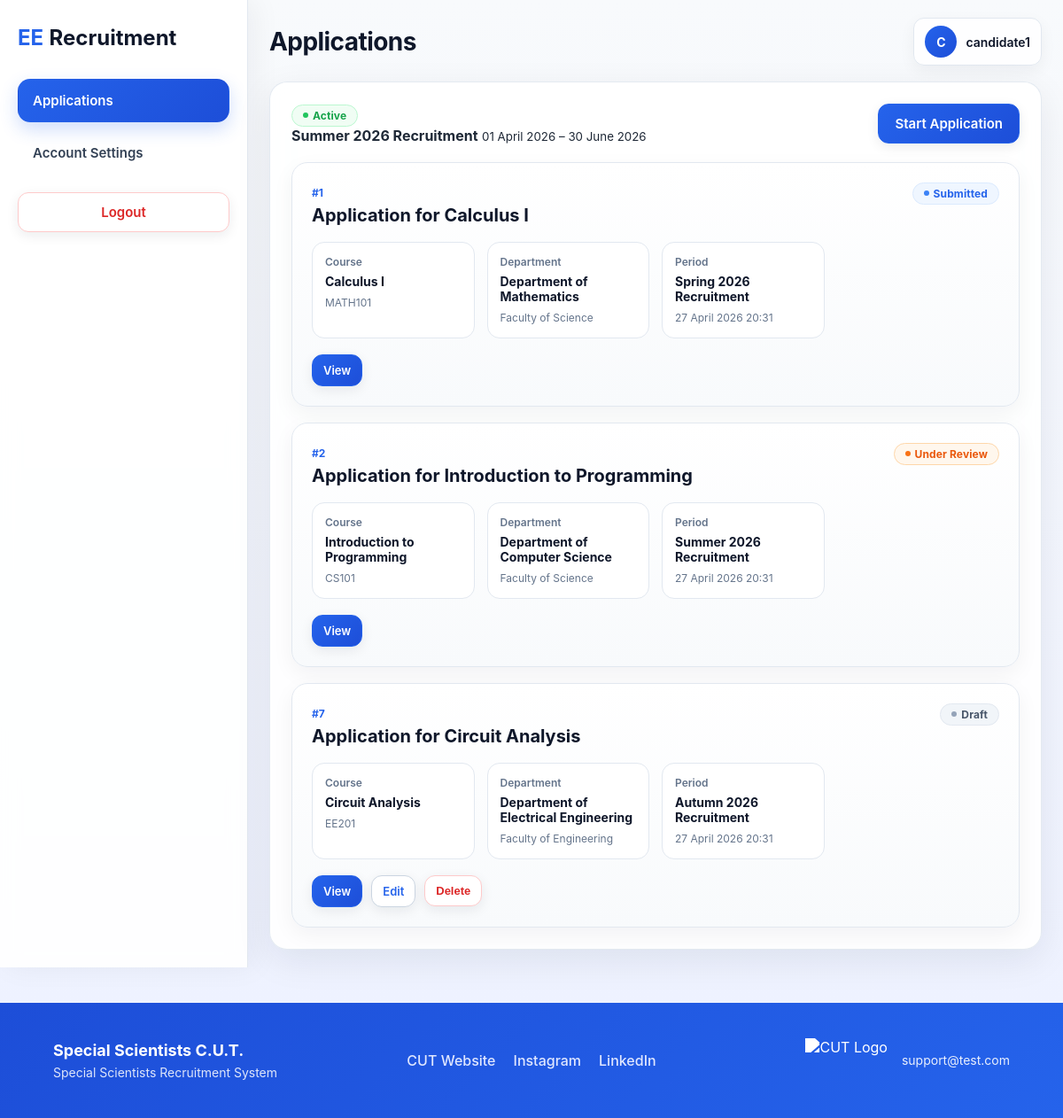
Page /modules/list.php (signed in) on the committed database.
### tables this page shows
CREATE TABLE recruitment_periods (
                                     id            INT AUTO_INCREMENT PRIMARY KEY,
                                     title         VARCHAR(100) NOT NULL,
                                     start_date    DATE NOT NULL,
                                     end_date      DATE NOT NULL,
                                     is_active     TINYINT(1) NOT NULL DEFAULT 1
);

CREATE TABLE applications (
    id                  INT AUTO_INCREMENT PRIMARY KEY,
    user_id             INT NOT NULL,
    course_id           INT NOT NULL,
    period_id           INT NOT NULL,

    title               VARCHAR(150) NOT NULL,
    status              ENUM('draft', 'submitted', 'under_review', 'approved', 'rejected') NOT NULL DEFAULT 'draft',

    cover_letter        TEXT NULL,
    qualifications      TEXT NULL,

    cv_file_path        VARCHAR(255) NULL,
    cv_original_name    VARCHAR(255) NULL,

    created_at          TIMESTAMP DEFAULT CURRENT_TIMESTAMP,
    updated_at          TIMESTAMP DEFAULT CURRENT_TIMESTAMP ON UPDATE CURRENT_TIMESTAMP,

    FOREIGN KEY (user_id) REFERENCES users(id) ON DELETE CASCADE,
    FOREIGN KEY (course_id) REFERENCES courses(id) ON DELETE CASCADE,
    FOREIGN KEY (period_id) REFERENCES recruitment_periods(id) ON DELETE CASCADE
);

CREATE TABLE courses (
                         id            INT AUTO_INCREMENT PRIMARY KEY,
                         department_id INT NOT NULL,
                         name          VARCHAR(150) NOT NULL,
                         code          VARCHAR(50),
                         FOREIGN KEY (department_id) REFERENCES departments(id) ON DELETE CASCADE
);

CREATE TABLE departments (
                             id            INT AUTO_INCREMENT PRIMARY KEY,
                             faculty_id    INT NOT NULL,
                             name          VARCHAR(100) NOT NULL,
                             FOREIGN KEY (faculty_id) REFERENCES faculties(id) ON DELETE CASCADE
);

CREATE TABLE faculties (
                           id            INT AUTO_INCREMENT PRIMARY KEY,
                           name          VARCHAR(100) NOT NULL UNIQUE
);

### modules/list.php (the view, shortened to what the rows shown need)
<?php
require_once __DIR__ . '/../includes/db.php';
require_once __DIR__ . '/../includes/crud/applications_crud.php';
require_once __DIR__ . '/../includes/crud/recruitment_periods_crud.php';
require_once __DIR__ . '/../includes/crud/system_settings_crud.php';
require_once __DIR__ . '/../utils/status_utils.php';
require_once __DIR__ . '/../utils/time_utils.php';
$userId = (int) $_SESSION['user_id'];
$userRole = $_SESSION['role'] ?? 'candidate';
$isCandidate = $userRole === 'candidate';
$isEvaluator = $userRole === 'evaluator';
$action = $_GET['action'] ?? 'list';
$editApplication = null;
try {
    $settings = array_merge(
            ['applications_open' => '0'],
            getSystemSettingsMap($pdo)
    );
} catch (Throwable $e) {
    $settings = ['applications_open' => '0'];
}
$activePeriod = getCurrentRecruitmentPeriod($pdo);
$systemApplicationsOpen = ($settings['applications_open'] ?? '0') === '1';
$applicationsOpen = $systemApplicationsOpen && $activePeriod;
$courses = getCoursesForApplicationForm($pdo);
if ($isCandidate) {
    $applications = getApplicationsByUserId($pdo, $userId);
} elseif ($isEvaluator) {
    $applications = getApplicationsForEvaluator($pdo, $userId);
} else {
    $applications = getAllApplications($pdo);
}
$qualificationValues = [''];
?>
<!DOCTYPE html>
<html lang="en">
<head>
    <link rel="stylesheet" href="../assets/css/style.css">
    <link rel="stylesheet" href="../assets/css/list.css?v=<?= filemtime(__DIR__ . '/../assets/css/list.css'); ?>">
    <link rel="stylesheet" href="../assets/css/admin.css">
    <link rel="stylesheet" href="../assets/css/dashboard.css?v=<?= filemtime(__DIR__ . '/../assets/css/dashboard.css'); ?>">
</head>
<body>
<div class="list-layout">
    <main class="list-content">
        <div class="page-shell">
            <?php require_once __DIR__ . '/../includes/protected_topbar.php'; ?>
            <section class="page-card list-card">
                <?php if ($isCandidate): ?>
                    <div class="list-header">
                        <div class="period-display">
                            <?php if ($activePeriod): ?>
                                <span class="status-pill status-approved">Active</span>
                                <div>
                                    <strong><?= htmlspecialchars($activePeriod['title']); ?></strong>
                                    <small><?= htmlspecialchars(formatDate($activePeriod['start_date'])); ?> – <?= htmlspecialchars(formatDate($activePeriod['end_date'])); ?></small>
                                </div>
                            <?php endif; ?>
                        </div>
                    </div>
                <?php else: ?>
                    <div class="list-header"></div>
                <?php endif; ?>
                <?php if ($isCandidate && (($action === 'create' || ($action === 'edit' && $editApplication)) && $applicationsOpen)): ?>
                    <section class="search-card">
                        <form
                                method="POST"
                                enctype="multipart/form-data"
                                action="<?= $action === 'edit' ? 'list.php?action=edit&id=' . (int) $editApplication['id'] : 'list.php?action=create'; ?>"
                                class="admin-form js-validate-form"
                                novalidate
                        >
                            <?php if ($action === 'edit'): ?>
                                <input type="hidden" name="id" value="<?= (int) $editApplication['id']; ?>">
                            <?php endif; ?>
                            <div class="form-group full-width">
                                <label for="title">Application Title</label>
                                <input
                                        type="text"
                                        id="title"
                                        name="title"
                                        value="<?= htmlspecialchars($action === 'edit' ? ($editApplication['title'] ?? '') : ($_POST['title'] ?? '')); ?>"
                                        required
                                >
                            </div>
                            <div class="form-group full-width">
                                <label for="course_id">Course</label>
                                <?php $selectedCourse = $action === 'edit' ? ($editApplication['course_id'] ?? '') : ($_POST['course_id'] ?? ''); ?>
                                <select id="course_id" name="course_id" class="admin-select" required>
                                    <option value="">Select course</option>
                                    <?php foreach ($courses as $course): ?>
                                        <option
                                                value="<?= (int) $course['id']; ?>"
                                                <?= (string) $selectedCourse === (string) $course['id'] ? 'selected' : ''; ?>
                                        >
                                            <?= htmlspecialchars($course['faculty_name'] . ' – ' . $course['department_name'] . ' – ' . $course['course_name']); ?>
                                        </option>
                                    <?php endforeach; ?>
                                </select>
                            </div>
                            <div class="form-group full-width">
                                <label for="cover_letter">Cover Letter</label>
                                <textarea
                                        id="cover_letter"
                                        name="cover_letter"
                                        class="cover-letter-box"
                                ><?= htmlspecialchars($action === 'edit' ? ($editApplication['cover_letter'] ?? '') : ($_POST['cover_letter'] ?? '')); ?></textarea>
                            </div>
                            <div class="form-group full-width">
                                <label>Qualifications</label>
                                <div id="qualification-builder" class="qualification-builder">
                                    <?php foreach ($qualificationValues as $qualification): ?>
                                        <div class="qualification-row">
                                            <input
                                                    type="text"
                                                    name="qualifications[]"
                                                    value="<?= htmlspecialchars($qualification); ?>"
                                                    placeholder="Enter qualification"
                                            >
                                            <div class="qualification-actions">
                                                <button type="button" class="qualification-add-btn">+</button>
                                                <button type="button" class="qualification-remove-btn">−</button>
                                            </div>
                                        </div>
                                    <?php endforeach; ?>
                                </div>
                            </div>
                            <div class="form-group full-width">
                                <label for="cv_file">CV (PDF)</label>
                                <input type="file" id="cv_file" name="cv_file" accept="application/pdf">
                                <?php if ($action === 'edit' && !empty($editApplication['cv_file_path'])): ?>
                                    <small>
                                        Current CV:
                                        <a href="<?= htmlspecialchars($editApplication['cv_file_path']); ?>" target="_blank">
                                            <?= htmlspecialchars($editApplication['cv_original_name'] ?? 'View CV'); ?>
                                        </a>
                                    </small>
                                <?php endif; ?>
                            </div>
                            <div class="form-actions">
                                <button
                                        type="submit"
                                        name="<?= $action === 'edit' ? 'update_application' : 'save_application'; ?>"
                                        value="1"
                                        class="btn btn-secondary"
                                        onclick="this.form.submit_type.value='draft'"
                                >Save Draft</button>
                                <button
                                        type="submit"
                                        name="<?= $action === 'edit' ? 'update_application' : 'save_application'; ?>"
                                        value="1"
                                        class="btn btn-primary"
                                        onclick="this.form.submit_type.value='submit'"
                                >Submit for Review</button>
                                <input type="hidden" name="submit_type" value="draft">
                                <a href="list.php" class="btn btn-secondary">Cancel</a>
                            </div>
                        </form>
                    </section>
                <?php else: ?>
                    <div class="applications-grid">
                        <?php if (empty($applications)): ?>
                            <div class="empty-state">No applications found.</div>
                        <?php else: ?>
                            <?php foreach ($applications as $application): ?>
                                <article class="application-admin-card">
                                    <div class="application-admin-head">
                                        <div>
                                            <span class="application-admin-id">#<?= (int) $application['id']; ?></span>
                                            <h3><?= htmlspecialchars($application['title']); ?></h3>
                                        </div>
                                        <span class="status-pill <?= getStatusCssClass($application['status']); ?>">
                                            <?= htmlspecialchars(getStatusLabel($application['status'])); ?>
                                        </span>
                                    </div>
                                    <div class="application-admin-meta">
                                        <div>
                                            <span>Course</span>
                                            <strong><?= htmlspecialchars($application['course_name'] ?? 'No course'); ?></strong>
                                            <small><?= htmlspecialchars($application['course_code'] ?? 'No code'); ?></small>
                                        </div>
                                        <div>
                                            <span>Department</span>
                                            <strong><?= htmlspecialchars($application['department_name'] ?? 'No department'); ?></strong>
                                            <small><?= htmlspecialchars($application['faculty_name'] ?? 'No faculty'); ?></small>
                                        </div>
                                        <div>
                                            <span>Period</span>
                                            <strong><?= htmlspecialchars($application['period_title'] ?? 'No period'); ?></strong>
                                            <small><?= htmlspecialchars(formatFullDateTime($application['updated_at'] ?? $application['created_at'])); ?></small>
                                        </div>
                                    </div>
                                    <div class="application-admin-actions">
                                        <a href="application_view.php?id=<?= (int) $application['id']; ?>" class="btn btn-primary btn-sm-custom">
                                            View
                                        </a>
                                        <?php if ($isCandidate && $application['status'] === 'draft' && $applicationsOpen): ?>
                                            <a href="list.php?action=edit&id=<?= (int) $application['id']; ?>" class="btn btn-secondary btn-sm-custom">Edit</a>
                                        <?php endif; ?>
                                        <?php if ($isCandidate && $application['status'] === 'draft'): ?>
                                            <form method="POST" action="list.php" class="inline-form">
                                                <button type="submit" class="btn btn-danger btn-sm-custom">
                                                    Delete
                                                </button>
                                            </form>
                                        <?php endif; ?>
                                    </div>
                                </article>
                            <?php endforeach; ?>
                        <?php endif; ?>
                    </div>
                <?php endif; ?>
            </section>
        </div>
    </main>
</div>
</body>
</html>

### rows in the picture
recruitment_periods: title "Summer 2026 Recruitment", start_date "01 April 2026", end_date "30 June 2026"
applications: id "1", title "Application for Calculus I", status "Submitted", course.name "Calculus I", course.code "MATH101", departments.name "Department of Mathematics", faculties.name "Faculty of Science", period.title "Spring 2026 Recruitment", updated_at "27 April 2026 20:31"
applications: id "2", title "Application for Introduction to Programming", status "Under Review", course.name "Introduction to Programming", course.code "CS101", departments.name "Department of Computer Science", faculties.name "Faculty of Science", period.title "Summer 2026 Recruitment", updated_at "27 April 2026 20:31"
applications: id "7", title "Application for Circuit Analysis", status "Draft", course.name "Circuit Analysis", course.code "EE201", departments.name "Department of Electrical Engineering", faculties.name "Faculty of Engineering", period.title "Autumn 2026 Recruitment", updated_at "27 April 2026 20:31"

### other values in the picture
$pageTitle "Applications"
$avatarLetter "C"
$username "candidate1"
$settings['system_name'] "Special Scientists C.U.T."
$settings['footer_text'] "Special Scientists Recruitment System"
$settings['contact_email'] "support@test.com"
